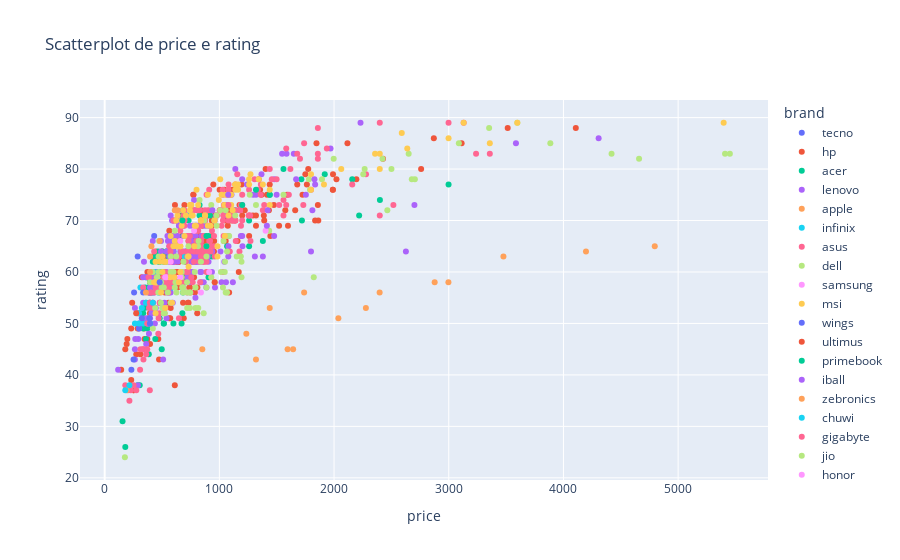

The notebook cell this image was saved under:
### Code cell
# Scatterplot de price e rating
px.scatter(df_laptops, x='price', y='rating', title='Scatterplot de price e rating', color='brand')

### Figure 1 — Plotly figure (JSON) as saved in the notebook; plotly's stock layout.template omitted (floating-point values rounded to 4 significant figures; data arrays with more than 128 entries replaced by an {"elided": "..."} marker saying what was removed)
{"data": [{"hovertemplate": "brand=tecno<br>price=%{x}<br>rating=%{y}<extra></extra>", "legendgroup": "tecno", "marker": {"color": "#636efa", "symbol": "circle"}, "mode": "markers", "name": "tecno", "orientation": "v", "showlegend": true, "type": "scatter", "x": [287.7, 431.6], "xaxis": "x", "y": [63, 67], "yaxis": "y"}, {"hovertemplate": "brand=hp<br>price=%{x}<br>rating=%{y}<extra></extra>", "legendgroup": "hp", "marker": {"color": "#EF553B", "symbol": "circle"}, "mode": "markers", "name": "hp", "orientation": "v", "showlegend": true, "type": "scatter", "x": {"elided": "205 float values"}, "xaxis": "x", "y": {"elided": "205 int values"}, "yaxis": "y"}, {"hovertemplate": "brand=acer<br>price=%{x}<br>rating=%{y}<extra></extra>", "legendgroup": "acer", "marker": {"color": "#00cc96", "symbol": "circle"}, "mode": "markers", "name": "acer", "orientation": "v", "showlegend": true, "type": "scatter", "x": [479.6, 935.4, 563.6, 419.6, 395.7, 683.5, 455.6, 473.7, 1139.0, 575.6, 1439.0, 1259.0, 371.7, 467.6, 395.7, 875.4, 2159.0, 383.7, 359.7, 731.5, 683.5, 1439.0, 335.7, 563.6, 359.7, 557.7, 599.5, 539.7, 515.7, 563.6, 557.6, 683.5, 477.3, 287.7, 767.6, 791.4, 599.5, 740.0, 305.7, 479.6, 419.6, 515.6, 683.5, 635.5, 443.6, 503.6, 497.6, 1919.0, 809.5, 431.6, 1559.0, 905.5, 503.6, 863.4, 369.3, 359.6, 353.7, 515.6, 491.6, 659.5, 394.5, 347.8, 479.6, 599.5, 698.8, 677.5, 670.4, 1720.0, 707.5, 1715.0, 479.6, 441.4, 1259.0, 1379.0, 539.6, 1067.0, 827.4, 2400.0, 934.2, 551.6, 395.7, 384.9, 2219.0, 2998.0, 335.7, 917.5, 359.7, 827.5, 905.5], "xaxis": "x", "y": [62, 63, 64, 60, 58, 71, 60, 62, 72, 67, 75, 70, 49, 64, 54, 64, 78, 57, 59, 70, 67, 75, 49, 67, 47, 64, 64, 64, 62, 63, 63, 56, 62, 38, 65, 62, 67, 65, 38, 58, 62, 50, 72, 70, 63, 60, 45, 79, 65, 58, 80, 59, 64, 70, 59, 50, 57, 50, 60, 69, 56, 53, 51, 50, 59, 52, 50, 70, 62, 78, 58, 47, 65, 66, 64, 65, 73, 74, 72, 59, 50, 44, 71, 77, 52, 71, 54, 71, 67], "yaxis": "y"}, {"hovertemplate": "brand=lenovo<br>price=%{x}<br>rating=%{y}<extra></extra>", "legendgroup": "lenovo", "marker": {"color": "#ab63fa", "symbol": "circle"}, "mode": "markers", "name": "lenovo", "orientation": "v", "showlegend": true, "type": "scatter", "x": {"elided": "201 float values"}, "xaxis": "x", "y": {"elided": "201 int values"}, "yaxis": "y"}, {"hovertemplate": "brand=apple<br>price=%{x}<br>rating=%{y}<extra></extra>", "legendgroup": "apple", "marker": {"color": "#FFA15A", "symbol": "circle"}, "mode": "markers", "name": "apple", "orientation": "v", "showlegend": true, "type": "scatter", "x": [851.4, 4796.0, 1235.0, 1439.0, 1319.0, 3477.0, 4196.0, 2997.0, 2397.0, 1739.0, 1595, 1643.0, 2278.0, 2877.0, 2038.0], "xaxis": "x", "y": [45, 65, 48, 53, 43, 63, 64, 58, 56, 56, 45, 45, 53, 58, 51], "yaxis": "y"}, {"hovertemplate": "brand=infinix<br>price=%{x}<br>rating=%{y}<extra></extra>", "legendgroup": "infinix", "marker": {"color": "#19d3f3", "symbol": "circle"}, "mode": "markers", "name": "infinix", "orientation": "v", "showlegend": true, "type": "scatter", "x": [419.6, 719.5, 359.7, 335.7, 323.7, 431.6, 695.5, 467.6, 587.6, 311.7, 299.7, 539.6, 467.6], "xaxis": "x", "y": [56, 71, 54, 50, 53, 60, 63, 56, 57, 57, 52, 57, 58], "yaxis": "y"}, {"hovertemplate": "brand=asus<br>price=%{x}<br>rating=%{y}<extra></extra>", "legendgroup": "asus", "marker": {"color": "#FF6692", "symbol": "circle"}, "mode": "markers", "name": "asus", "orientation": "v", "showlegend": true, "type": "scatter", "x": {"elided": "210 float values"}, "xaxis": "x", "y": {"elided": "210 int values"}, "yaxis": "y"}, {"hovertemplate": "brand=dell<br>price=%{x}<br>rating=%{y}<extra></extra>", "legendgroup": "dell", "marker": {"color": "#B6E880", "symbol": "circle"}, "mode": "markers", "name": "dell", "orientation": "v", "showlegend": true, "type": "scatter", "x": [419.6, 818.4, 974.9, 475.5, 1037.0, 869.4, 599.7, 1007.0, 827.4, 1781.0, 455.6, 791.4, 929.4, 470.6, 687.2, 611.5, 839.5, 626.0, 1055.0, 2500.0, 440.5, 718.3, 419.6, 1823, 1067.0, 1265.0, 617.5, 683.5, 743.5, 815.9, 675.7, 682.2, 683.5, 611.5, 467.6, 791.4, 1193.0, 719.5, 449.6, 1031.0, 2678.0, 550.1, 459.9, 1187.0, 395.7, 1049.0, 575.6, 929.4, 496.9, 1047.0, 725.5, 447.1, 1013.0, 3088.0, 1151.0, 730.4, 5451.0, 814.2, 3886.0, 2267.0, 5409.0, 3598.0, 785.6, 887.4, 471.2, 719.5, 501.4, 1055.0, 1085.0, 491.6, 524.0, 671.5, 575.6, 955.8, 3352.0, 2423.0, 490.4, 2465.0, 1138.0, 743.5, 1895.0, 1997.0, 1193.0, 959.7, 515.6, 1067.0, 863.4, 887.4, 743.5, 1790.0, 515.7, 2255.0, 1319.0, 1559.0, 976.3, 2704.0, 2650.0, 4659.0, 4419.0, 575.6, 623.5, 461.6, 539.6, 670.4, 1434.0, 1055.0], "xaxis": "x", "y": [60, 66, 71, 66, 66, 70, 60, 72, 74, 78, 59, 53, 73, 63, 62, 68, 62, 56, 67, 80, 53, 58, 49, 59, 64, 75, 58, 57, 53, 53, 57, 57, 56, 57, 56, 57, 62, 53, 58, 57, 78, 56, 58, 63, 58, 62, 54, 59, 57, 60, 63, 58, 60, 85, 63, 65, 83, 65, 85, 80, 83, 89, 60, 63, 60, 56, 53, 56, 67, 58, 52, 60, 60, 70, 88, 82, 54, 72, 71, 56, 78, 82, 59, 58, 57, 56, 52, 57, 56, 76, 52, 79, 73, 75, 69, 78, 83, 82, 83, 63, 63, 59, 62, 59, 68, 72], "yaxis": "y"}, {"hovertemplate": "brand=samsung<br>price=%{x}<br>rating=%{y}<extra></extra>", "legendgroup": "samsung", "marker": {"color": "#FF97FF", "symbol": "circle"}, "mode": "markers", "name": "samsung", "orientation": "v", "showlegend": true, "type": "scatter", "x": [779.5, 539.6, 575.6, 839.4, 911.4, 659.5, 1403.0], "xaxis": "x", "y": [68, 59, 62, 56, 60, 59, 68], "yaxis": "y"}, {"hovertemplate": "brand=msi<br>price=%{x}<br>rating=%{y}<extra></extra>", "legendgroup": "msi", "marker": {"color": "#FECB52", "symbol": "circle"}, "mode": "markers", "name": "msi", "orientation": "v", "showlegend": true, "type": "scatter", "x": [635.5, 800.9, 431.2, 839.4, 659.5, 899.4, 599.5, 503.6, 659.5, 743.5, 635.5, 755.5, 479.6, 647.5, 683.5, 443.6, 815.4, 785.5, 527.6, 1271.0, 1007.0, 795.8, 2399.0, 5397.0, 959.4, 2358.0, 755.5, 1139.0, 1163.0, 1259.0, 1799.0, 1799.0, 1379.0, 671.5, 707.5, 671.5, 2399.0, 1439.0, 3598.0, 983.3, 443.6, 1912.0, 1079.0, 887.4, 575.6, 1343.0, 695.5, 659.5, 1259.0, 899.4, 1139.0, 611.5, 1139.0, 1019.0, 731.5, 623.5, 635.5, 1103.0, 1055.0, 3358.0, 923.4, 875.4, 1043.0, 2998.0, 767.5, 1163.0, 983.3, 839.4, 3130.0, 781.9, 875.4, 2638.0, 2590.0, 2063.0, 839.4, 743.5, 527.6, 587.6, 503.6, 455.6, 569.6, 1115.0, 995.3, 1048.0, 606.8, 731.5, 647.5, 491.6, 1439.0, 1103.0], "xaxis": "x", "y": [71, 76, 58, 70, 65, 75, 65, 63, 60, 73, 65, 73, 62, 65, 72, 62, 73, 69, 62, 79, 78, 69, 80, 89, 70, 83, 71, 76, 76, 77, 79, 76, 77, 69, 71, 70, 83, 73, 89, 63, 58, 77, 71, 65, 67, 78, 67, 65, 78, 69, 77, 66, 77, 75, 63, 70, 65, 75, 75, 85, 69, 71, 73, 86, 71, 77, 65, 70, 89, 65, 71, 84, 87, 80, 70, 72, 53, 54, 60, 58, 59, 72, 74, 67, 59, 61, 58, 56, 76, 73], "yaxis": "y"}, {"hovertemplate": "brand=wings<br>price=%{x}<br>rating=%{y}<extra></extra>", "legendgroup": "wings", "marker": {"color": "#636efa", "symbol": "circle"}, "mode": "markers", "name": "wings", "orientation": "v", "showlegend": true, "type": "scatter", "x": [335.7, 479.6, 299.7, 323.7], "xaxis": "x", "y": [56, 58, 49, 51], "yaxis": "y"}, {"hovertemplate": "brand=ultimus<br>price=%{x}<br>rating=%{y}<extra></extra>", "legendgroup": "ultimus", "marker": {"color": "#EF553B", "symbol": "circle"}, "mode": "markers", "name": "ultimus", "orientation": "v", "showlegend": true, "type": "scatter", "x": [239.8, 191.8, 143.8, 179.8, 197.8, 274.8], "xaxis": "x", "y": [54, 46, 41, 45, 47, 52], "yaxis": "y"}, {"hovertemplate": "brand=primebook<br>price=%{x}<br>rating=%{y}<extra></extra>", "legendgroup": "primebook", "marker": {"color": "#00cc96", "symbol": "circle"}, "mode": "markers", "name": "primebook", "orientation": "v", "showlegend": true, "type": "scatter", "x": [179.8, 155.8], "xaxis": "x", "y": [26, 31], "yaxis": "y"}, {"hovertemplate": "brand=iball<br>price=%{x}<br>rating=%{y}<extra></extra>", "legendgroup": "iball", "marker": {"color": "#ab63fa", "symbol": "circle"}, "mode": "markers", "name": "iball", "orientation": "v", "showlegend": true, "type": "scatter", "x": [117.5], "xaxis": "x", "y": [41], "yaxis": "y"}, {"hovertemplate": "brand=zebronics<br>price=%{x}<br>rating=%{y}<extra></extra>", "legendgroup": "zebronics", "marker": {"color": "#FFA15A", "symbol": "circle"}, "mode": "markers", "name": "zebronics", "orientation": "v", "showlegend": true, "type": "scatter", "x": [407.7, 395.7, 635.5, 359.7, 479.6, 395.7, 611.5], "xaxis": "x", "y": [65, 63, 72, 56, 66, 60, 72], "yaxis": "y"}, {"hovertemplate": "brand=chuwi<br>price=%{x}<br>rating=%{y}<extra></extra>", "legendgroup": "chuwi", "marker": {"color": "#19d3f3", "symbol": "circle"}, "mode": "markers", "name": "chuwi", "orientation": "v", "showlegend": true, "type": "scatter", "x": [395.7, 299.7, 263.7, 419.6], "xaxis": "x", "y": [50, 50, 50, 54], "yaxis": "y"}, {"hovertemplate": "brand=gigabyte<br>price=%{x}<br>rating=%{y}<extra></extra>", "legendgroup": "gigabyte", "marker": {"color": "#FF6692", "symbol": "circle"}, "mode": "markers", "name": "gigabyte", "orientation": "v", "showlegend": true, "type": "scatter", "x": [863.4, 1079.0], "xaxis": "x", "y": [67, 73], "yaxis": "y"}, {"hovertemplate": "brand=jio<br>price=%{x}<br>rating=%{y}<extra></extra>", "legendgroup": "jio", "marker": {"color": "#B6E880", "symbol": "circle"}, "mode": "markers", "name": "jio", "orientation": "v", "showlegend": true, "type": "scatter", "x": [176.3], "xaxis": "x", "y": [24], "yaxis": "y"}, {"hovertemplate": "brand=honor<br>price=%{x}<br>rating=%{y}<extra></extra>", "legendgroup": "honor", "marker": {"color": "#FF97FF", "symbol": "circle"}, "mode": "markers", "name": "honor", "orientation": "v", "showlegend": true, "type": "scatter", "x": [659.5, 527.6], "xaxis": "x", "y": [66, 59], "yaxis": "y"}, {"hovertemplate": "brand=realme<br>price=%{x}<br>rating=%{y}<extra></extra>", "legendgroup": "realme", "marker": {"color": "#FECB52", "symbol": "circle"}, "mode": "markers", "name": "realme", "orientation": "v", "showlegend": true, "type": "scatter", "x": [443.6, 515.6], "xaxis": "x", "y": [52, 62], "yaxis": "y"}, {"hovertemplate": "brand=avita<br>price=%{x}<br>rating=%{y}<extra></extra>", "legendgroup": "avita", "marker": {"color": "#636efa", "symbol": "circle"}, "mode": "markers", "name": "avita", "orientation": "v", "showlegend": true, "type": "scatter", "x": [256.5, 395.2, 390.4, 232.9, 251.8], "xaxis": "x", "y": [56, 50, 51, 41, 43], "yaxis": "y"}, {"hovertemplate": "brand=microsoft<br>price=%{x}<br>rating=%{y}<extra></extra>", "legendgroup": "microsoft", "marker": {"color": "#EF553B", "symbol": "circle"}, "mode": "markers", "name": "microsoft", "orientation": "v", "showlegend": true, "type": "scatter", "x": [959.4, 1169.0], "xaxis": "x", "y": [58, 60], "yaxis": "y"}, {"hovertemplate": "brand=fujitsu<br>price=%{x}<br>rating=%{y}<extra></extra>", "legendgroup": "fujitsu", "marker": {"color": "#00cc96", "symbol": "circle"}, "mode": "markers", "name": "fujitsu", "orientation": "v", "showlegend": true, "type": "scatter", "x": [887.4, 887.4, 1319.0, 1199.0, 677.5], "xaxis": "x", "y": [67, 65, 76, 73, 70], "yaxis": "y"}, {"hovertemplate": "brand=lg<br>price=%{x}<br>rating=%{y}<extra></extra>", "legendgroup": "lg", "marker": {"color": "#ab63fa", "symbol": "circle"}, "mode": "markers", "name": "lg", "orientation": "v", "showlegend": true, "type": "scatter", "x": [1187.0, 939.1, 1829.0, 1414.0, 1077.0, 1811.0, 1421.0], "xaxis": "x", "y": [67, 72, 78, 69, 75, 72, 72], "yaxis": "y"}, {"hovertemplate": "brand=walker<br>price=%{x}<br>rating=%{y}<extra></extra>", "legendgroup": "walker", "marker": {"color": "#FFA15A", "symbol": "circle"}, "mode": "markers", "name": "walker", "orientation": "v", "showlegend": true, "type": "scatter", "x": [191.8], "xaxis": "x", "y": [37], "yaxis": "y"}, {"hovertemplate": "brand=axl<br>price=%{x}<br>rating=%{y}<extra></extra>", "legendgroup": "axl", "marker": {"color": "#19d3f3", "symbol": "circle"}, "mode": "markers", "name": "axl", "orientation": "v", "showlegend": true, "type": "scatter", "x": [215.8, 179.8], "xaxis": "x", "y": [38, 37], "yaxis": "y"}], "layout": {"legend": {"title": {"text": "brand"}, "tracegroupgap": 0}, "title": {"text": "Scatterplot de price e rating"}, "xaxis": {"anchor": "y", "domain": [0, 1], "title": {"text": "price"}}, "yaxis": {"anchor": "x", "domain": [0, 1], "title": {"text": "rating"}}}}
